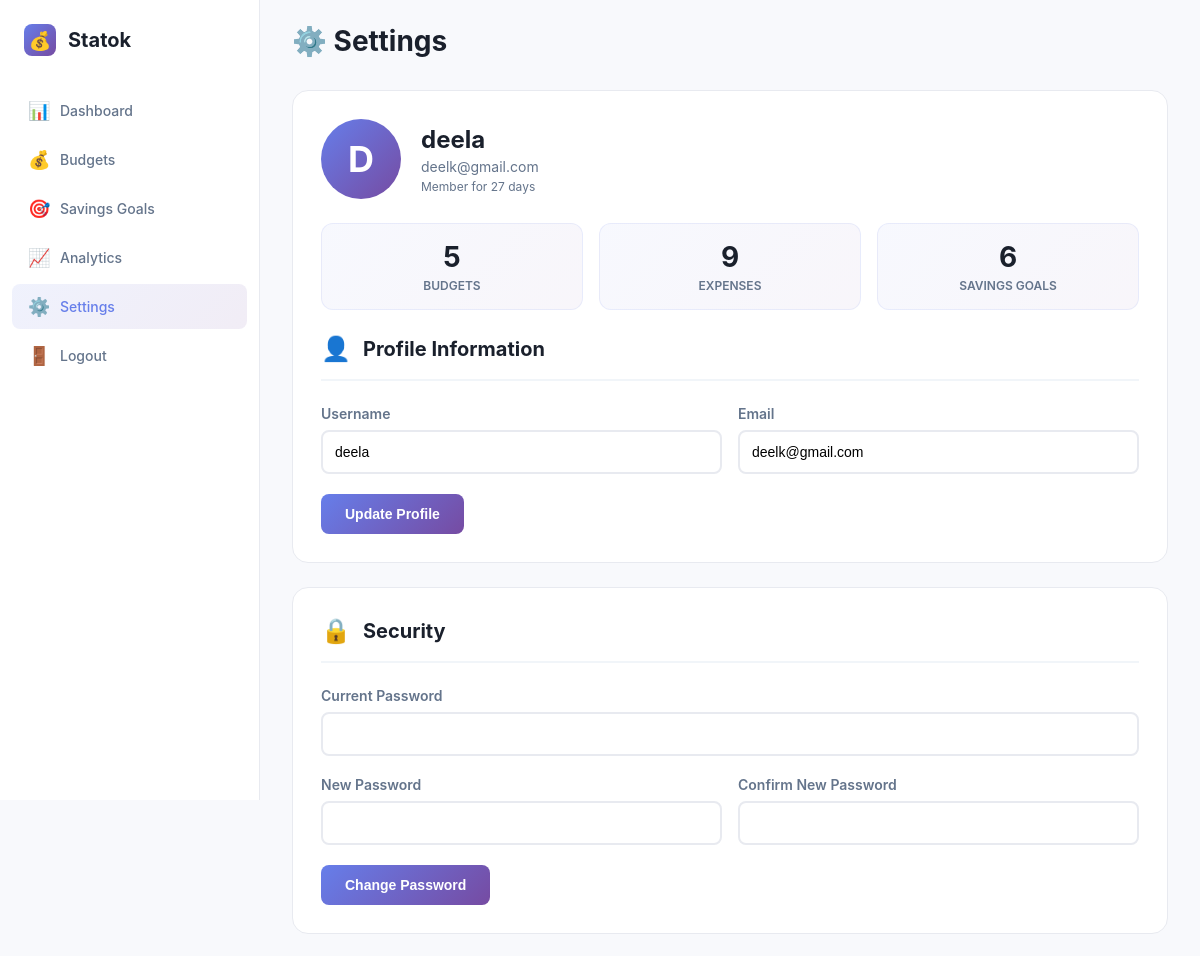
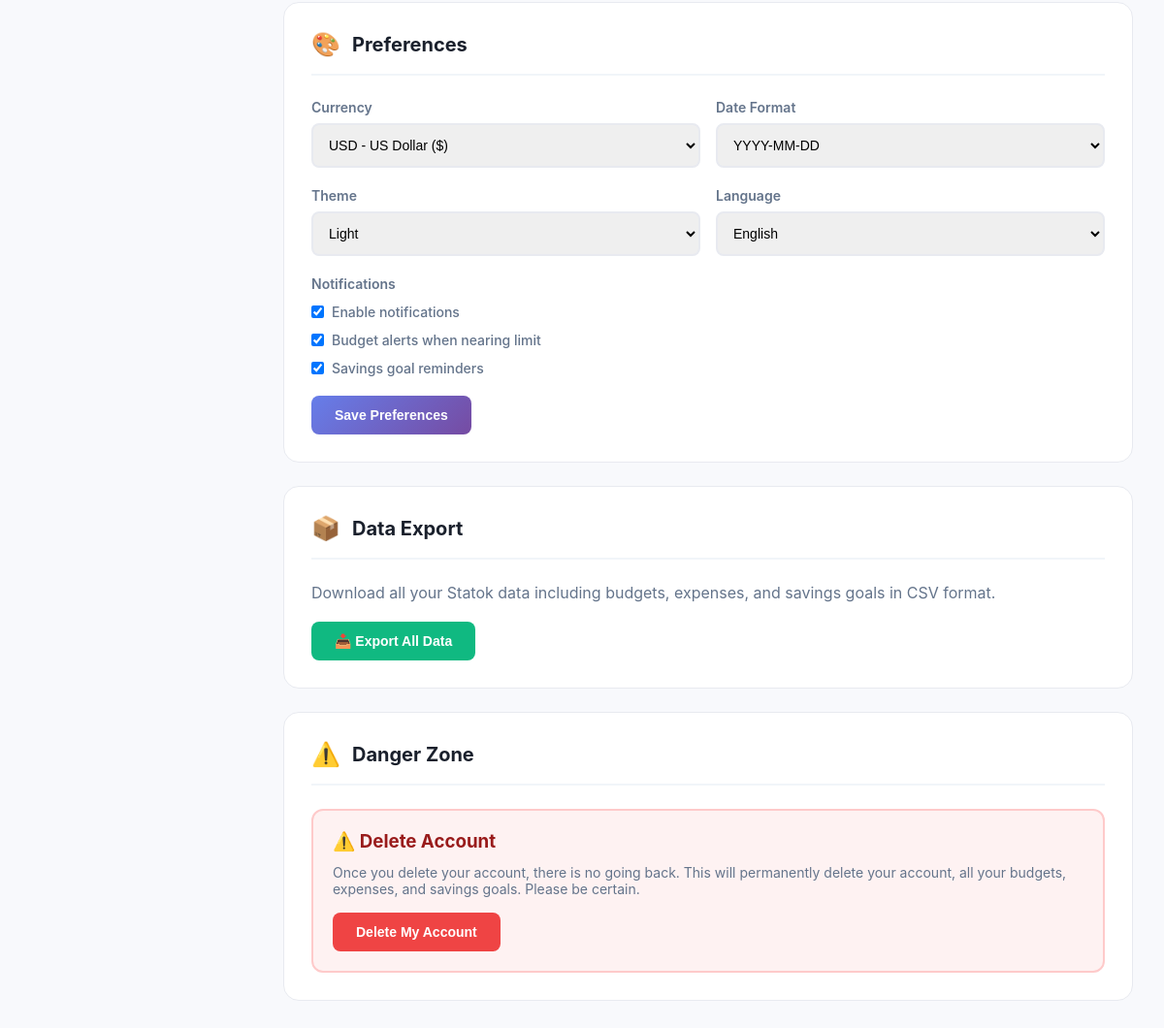
/public/setting.php (signed in), run on the app's committed database (2 pictures, top to bottom).
### tables this page shows
CREATE TABLE users (
                id INTEGER PRIMARY KEY AUTOINCREMENT,
                username TEXT UNIQUE NOT NULL,
                email TEXT UNIQUE NOT NULL,
                password TEXT NOT NULL,
                created_at DATETIME DEFAULT CURRENT_TIMESTAMP
            );

CREATE TABLE user_preferences (
    id INTEGER PRIMARY KEY AUTOINCREMENT,
    user_id INTEGER NOT NULL UNIQUE,
    currency TEXT DEFAULT "USD",
    date_format TEXT DEFAULT "Y-m-d",
    notifications_enabled INTEGER DEFAULT 1,
    budget_alerts INTEGER DEFAULT 1,
    savings_reminders INTEGER DEFAULT 1,
    theme TEXT DEFAULT "light",
    language TEXT DEFAULT "en",
    FOREIGN KEY (user_id) REFERENCES users(id) ON DELETE CASCADE
);

### public/setting.php (the view, shortened to what this page needs)
<?php
$username = $_SESSION['username'];
$email = $_SESSION['email'];
$user_id = $_SESSION['user_id'];
try {
    $db = new PDO('sqlite:' .__DIR__ . '/../db/database.db');
    $db->setAttribute(PDO::ATTR_ERRMODE, PDO::ERRMODE_EXCEPTION);
} catch(PDOException $e) {
    die("Connection failed: " . $e->getMessage());
}
$db->exec('CREATE TABLE IF NOT EXISTS user_preferences (
    id INTEGER PRIMARY KEY AUTOINCREMENT,
    user_id INTEGER NOT NULL UNIQUE,
    currency TEXT DEFAULT "USD",
    date_format TEXT DEFAULT "Y-m-d",
    notifications_enabled INTEGER DEFAULT 1,
    budget_alerts INTEGER DEFAULT 1,
    savings_reminders INTEGER DEFAULT 1,
    theme TEXT DEFAULT "light",
    language TEXT DEFAULT "en",
    FOREIGN KEY (user_id) REFERENCES users(id) ON DELETE CASCADE
)');
$stmt = $db->prepare('SELECT * FROM users WHERE id = :uid');
$stmt->execute([':uid' => $user_id]);
$userData = $stmt->fetch(PDO::FETCH_ASSOC);
$stmt = $db->prepare('SELECT * FROM user_preferences WHERE user_id = :uid');
$stmt->execute([':uid' => $user_id]);
$preferences = $stmt->fetch(PDO::FETCH_ASSOC);
$stmt = $db->prepare('SELECT COUNT(*) as count FROM budgets WHERE user_id = :uid');
$stmt->execute([':uid' => $user_id]);
$budgetCount = $stmt->fetch(PDO::FETCH_ASSOC)['count'];
$stmt = $db->prepare('SELECT COUNT(*) as count FROM expenses e INNER JOIN budgets b ON e.budget_id = b.id WHERE b.user_id = :uid');
$stmt->execute([':uid' => $user_id]);
$expenseCount = $stmt->fetch(PDO::FETCH_ASSOC)['count'];
$stmt = $db->prepare('SELECT COUNT(*) as count FROM savings_goals WHERE user_id = :uid');
$stmt->execute([':uid' => $user_id]);
$savingsCount = $stmt->fetch(PDO::FETCH_ASSOC)['count'];
$accountCreated = new DateTime($userData['created_at']);
$now = new DateTime();
$accountAge = $accountCreated->diff($now)->days;
?>
<!DOCTYPE html>
<html lang="en">
<head>
</head>
<body>
    <aside class="sidebar">
        <div class="logo">
            <div class="logo-icon">💰</div>
            <div class="logo-text">Statok</div>
        </div>
        <ul class="nav-menu">
            <li class="nav-item">
                <a href="dashboard.php" class="nav-link">
                    <span class="nav-icon">📊</span>
                    Dashboard
                </a>
            </li>
            <li class="nav-item">
                <a href="budgets.php" class="nav-link">
                    <span class="nav-icon">💰</span>
                    Budgets
                </a>
            </li>
            <li class="nav-item">
                <a href="savings.php" class="nav-link">
                    <span class="nav-icon">🎯</span>
                    Savings Goals
                </a>
            </li>
            <li class="nav-item">
                <a href="nalytics.php" class="nav-link">
                    <span class="nav-icon">📈</span>
                    Analytics
                </a>
            </li>
            <li class="nav-item">
                <a href="settings.php" class="nav-link active">
                    <span class="nav-icon">⚙️</span>
                    Settings
                </a>
            </li>
            <li class="nav-item">
                <a href="logout.php" class="nav-link">
                    <span class="nav-icon">🚪</span>
                    Logout
                </a>
            </li>
        </ul>
    </aside>
    <main class="main-content">
        <div class="page-title">⚙️ Settings</div>
        <div class="settings-container">
            <div class="settings-section">
                <div class="profile-header">
                    <div class="profile-avatar">
                        <?php echo strtoupper(substr($username, 0, 1)); ?>
                    </div>
                    <div class="profile-info">
                        <h2><?php echo htmlspecialchars($username); ?></h2>
                        <p><?php echo htmlspecialchars($email); ?></p>
                        <p style="margin-top: 4px; font-size: 12px;">Member for <?php echo $accountAge; ?> days</p>
                    </div>
                </div>
                <div class="stats-grid">
                    <div class="stat-card">
                        <div class="stat-value"><?php echo $budgetCount; ?></div>
                        <div class="stat-label">Budgets</div>
                    </div>
                    <div class="stat-card">
                        <div class="stat-value"><?php echo $expenseCount; ?></div>
                        <div class="stat-label">Expenses</div>
                    </div>
                    <div class="stat-card">
                        <div class="stat-value"><?php echo $savingsCount; ?></div>
                        <div class="stat-label">Savings Goals</div>
                    </div>
                </div>
                <div class="section-header">
                    <span class="section-icon">👤</span>
                    <span class="section-title">Profile Information</span>
                </div>
                <form method="POST">
                    <div class="form-row">
                        <div class="form-group">
                            <label>Username</label>
                            <input type="text" name="username" value="<?php echo htmlspecialchars($username); ?>" required>
                        </div>
                        <div class="form-group">
                            <label>Email</label>
                            <input type="email" name="email" value="<?php echo htmlspecialchars($email); ?>" required>
                        </div>
                    </div>
                    <button type="submit" class="btn btn-primary">Update Profile</button>
                </form>
            </div>
            <div class="settings-section">
                <div class="section-header">
                    <span class="section-icon">🔒</span>
                    <span class="section-title">Security</span>
                </div>
                <form method="POST">
                    <div class="form-group">
                        <label>Current Password</label>
                        <input type="password" name="current_password" required>
                    </div>
                    <div class="form-row">
                        <div class="form-group">
                            <label>New Password</label>
                            <input type="password" name="new_password" required>
                        </div>
                        <div class="form-group">
                            <label>Confirm New Password</label>
                            <input type="password" name="confirm_password" required>
                        </div>
                    </div>
                    <button type="submit" class="btn btn-primary">Change Password</button>
                </form>
            </div>
            <div class="settings-section">
                <div class="section-header">
                    <span class="section-icon">🎨</span>
                    <span class="section-title">Preferences</span>
                </div>
                <form method="POST">
                    <div class="form-row">
                        <div class="form-group">
                            <label>Currency</label>
                            <select name="currency">
                                <option value="USD" <?php echo $preferences['currency'] == 'USD' ? 'selected' : ''; ?>>USD - US Dollar ($)</option>
                            </select>
                        </div>
                        <div class="form-group">
                            <label>Date Format</label>
                            <select name="date_format">
                                <option value="Y-m-d" <?php echo $preferences['date_format'] == 'Y-m-d' ? 'selected' : ''; ?>>YYYY-MM-DD</option>
                            </select>
                        </div>
                    </div>
                    <div class="form-row">
                        <div class="form-group">
                            <label>Theme</label>
                            <select name="theme">
                                <option value="light" <?php echo $preferences['theme'] == 'light' ? 'selected' : ''; ?>>Light</option>
                            </select>
                        </div>
                        <div class="form-group">
                            <label>Language</label>
                            <select name="language">
                                <option value="en" <?php echo $preferences['language'] == 'en' ? 'selected' : ''; ?>>English</option>
                            </select>
                        </div>
                    </div>
                    <div class="form-group">
                        <label style="margin-bottom: 12px;">Notifications</label>
                        <div class="checkbox-group">
                            <input type="checkbox" id="notifications" name="notifications_enabled" <?php echo $preferences['notifications_enabled'] ? 'checked' : ''; ?>>
                            <label for="notifications">Enable notifications</label>
                        </div>
                        <div class="checkbox-group">
                            <input type="checkbox" id="budget_alerts" name="budget_alerts" <?php echo $preferences['budget_alerts'] ? 'checked' : ''; ?>>
                            <label for="budget_alerts">Budget alerts when nearing limit</label>
                        </div>
                        <div class="checkbox-group">
                            <input type="checkbox" id="savings_reminders" name="savings_reminders" <?php echo $preferences['savings_reminders'] ? 'checked' : ''; ?>>
                            <label for="savings_reminders">Savings goal reminders</label>
                        </div>
                    </div>
                    <button type="submit" class="btn btn-primary">Save Preferences</button>
                </form>
            </div>
            <div class="settings-section">
                <div class="section-header">
                    <span class="section-icon">📦</span>
                    <span class="section-title">Data Export</span>
                </div>
                <p style="color: #64748b; margin-bottom: 20px;">
                    Download all your Statok data including budgets, expenses, and savings goals in CSV format.
                </p>
                <form method="POST">
                    <button type="submit" class="btn btn-export">📥 Export All Data</button>
                </form>
            </div>
            <div class="settings-section">
                <div class="section-header">
                    <span class="section-icon">⚠️</span>
                    <span class="section-title">Danger Zone</span>
                </div>
                <div class="danger-zone">
                    <h3>⚠️ Delete Account</h3>
                    <p>
                        Once you delete your account, there is no going back. This will permanently delete your account,
                        all your budgets, expenses, and savings goals. Please be certain.
                    </p>
                    <button type="button" class="btn btn-danger" onclick="showDeleteModal()">
                        Delete My Account
                    </button>
                </div>
            </div>
        </div>
    </main>
</body>
</html>

### public/setting.php (style rules this page uses)
* { margin: 0; padding: 0; box-sizing: border-box; }
body { font-family: -apple-system, BlinkMacSystemFont, 'Segoe UI', 'Inter', Roboto, sans-serif; background: #f8f9fc; display: flex; min-height: 100vh; }
.sidebar { width: 260px; background: white; border-right: 1px solid #e8eaf0; padding: 24px 0; position: fixed; height: 100vh; overflow-y: auto; }
.logo { display: flex; align-items: center; gap: 12px; padding: 0 24px; margin-bottom: 32px; }
.logo-icon { width: 32px; height: 32px; background: linear-gradient(135deg, #667eea 0%, #764ba2 100%); border-radius: 8px; display: flex; align-items: center; justify-content: center; font-size: 18px; }
.logo-text { font-size: 20px; font-weight: 700; color: #1a202c; }
.nav-menu { list-style: none; padding: 0 12px; }
.nav-item { margin-bottom: 4px; }
.nav-link { display: flex; align-items: center; gap: 12px; padding: 12px 16px; color: #64748b; text-decoration: none; border-radius: 8px; transition: all 0.2s; font-size: 14px; font-weight: 500; }
.nav-link.active { background: linear-gradient(135deg, rgba(102, 126, 234, 0.1) 0%, rgba(118, 75, 162, 0.1) 100%); color: #667eea; }
.nav-icon { width: 20px; font-size: 18px; }
.main-content { margin-left: 260px; flex: 1; padding: 24px 32px; }
.page-title { font-size: 28px; font-weight: 700; color: #1a202c; margin-bottom: 32px; }
.settings-container { max-width: 900px; }
.settings-section { background: white; border-radius: 16px; padding: 28px; margin-bottom: 24px; border: 1px solid #e8eaf0; }
.section-header { display: flex; align-items: center; gap: 12px; margin-bottom: 24px; padding-bottom: 16px; border-bottom: 2px solid #f1f5f9; }
.section-icon { font-size: 24px; }
.section-title { font-size: 20px; font-weight: 700; color: #1a202c; }
.profile-header { display: flex; align-items: center; gap: 20px; margin-bottom: 24px; }
.profile-avatar { width: 80px; height: 80px; background: linear-gradient(135deg, #667eea 0%, #764ba2 100%); border-radius: 50%; display: flex; align-items: center; justify-content: center; font-size: 36px; color: white; font-weight: 700; }
.profile-info h2 { font-size: 24px; color: #1a202c; margin-bottom: 4px; }
.profile-info p { color: #64748b; font-size: 14px; }
.stats-grid { display: grid; grid-template-columns: repeat(3, 1fr); gap: 16px; margin-bottom: 24px; }
.stat-card { background: linear-gradient(135deg, rgba(102, 126, 234, 0.05) 0%, rgba(118, 75, 162, 0.05) 100%); padding: 16px; border-radius: 12px; border: 1px solid rgba(102, 126, 234, 0.1); text-align: center; }
.stat-value { font-size: 28px; font-weight: 700; color: #1a202c; margin-bottom: 4px; }
.stat-label { font-size: 12px; color: #64748b; font-weight: 600; text-transform: uppercase; }
.form-group { margin-bottom: 20px; }
.form-row { display: grid; grid-template-columns: repeat(2, 1fr); gap: 16px; }
label { display: block; margin-bottom: 8px; color: #64748b; font-weight: 600; font-size: 14px; }
input, select { width: 100%; padding: 12px; border: 2px solid #e8eaf0; border-radius: 8px; font-size: 14px; transition: border 0.2s; }
.checkbox-group { display: flex; align-items: center; gap: 8px; margin-bottom: 12px; }
.checkbox-group input[type="checkbox"] { width: auto; cursor: pointer; }
.checkbox-group label { margin: 0; cursor: pointer; font-weight: 500; }
.btn { padding: 12px 24px; border-radius: 8px; border: none; cursor: pointer; font-size: 14px; font-weight: 600; transition: all 0.2s; }
.btn-primary { background: linear-gradient(135deg, #667eea 0%, #764ba2 100%); color: white; }
.btn-danger { background: #ef4444; color: white; }
.btn-export { background: #10b981; color: white; }
.danger-zone { background: #fef2f2; border: 2px solid #fecaca; border-radius: 12px; padding: 20px; }
.danger-zone h3 { color: #991b1b; margin-bottom: 12px; display: flex; align-items: center; gap: 8px; }
.danger-zone p { color: #64748b; font-size: 14px; margin-bottom: 16px; }

### data on the page
user_preferences: currency "USD - US Dollar ($)", date_format "YYYY-MM-DD", theme "Light", language "English", notifications_enabled "☑", budget_alerts "☑", savings_reminders "☑"

### other printed values
substr($username, 0, 1) "D"
$username "deela"
$email "deelk@gmail.com"
$budgetCount "5"
$expenseCount "9"
$savingsCount "6"
